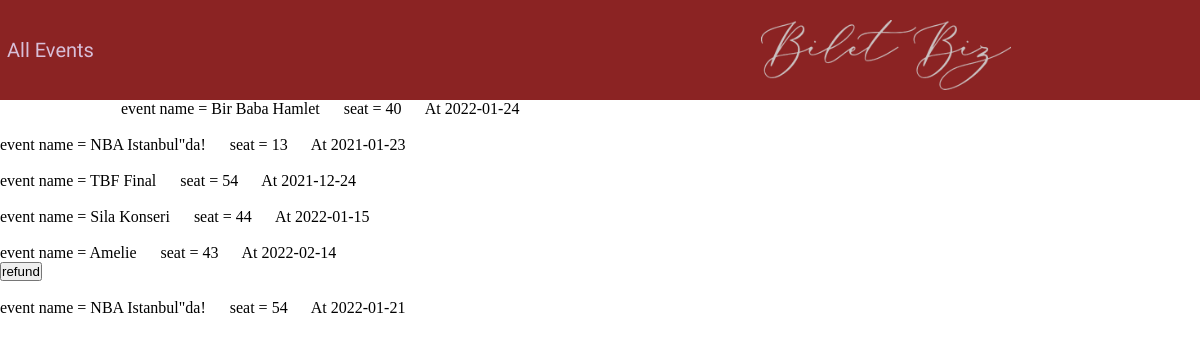
The app's page /Biletbiz/MyTickets.php (signed in) with its own data.
### tables this page shows
CREATE TABLE Ticket(
TicketID INTEGER NOT NULL AUTO_INCREMENT,
seat INTEGER,
TUserEmail varChar(45) NOT NULL,
idEventID INTEGER NOT NULL,
isVip boolean,



PRIMARY KEY(TicketID),
FOREIGN KEY (TUserEmail) REFERENCES User(email),
FOREIGN KEY (idEventID) REFERENCES Event(idEvent),
UNIQUE KEY SeatEvent (seat,idEventID,isVip));

CREATE TABLE Event(
idEvent INT NOT NULL AUTO_INCREMENT,

VipAvailability BOOLEAN,
SeatAvailability BOOLEAN,
TicketPrice double NOT NULL,
VIPTicketPrice double,
EventHour TIME,
ECompanyEmail varChar(45) NOT NULL,
EventName VarChar(45) NOT NULL,
EventDate date NOT NULL,
EventDescription VarChar(1500) NOT NULL,
EventLocation VarChar(250) NOT NULL,
EventNoLongerPurchasable BOOLEAN,
EventCapacity INTEGER,
VIPEventCapacity INTEGER,

PRIMARY KEY(idEvent),
FOREIGN KEY(ECompanyEmail) REFERENCES Company(CompanyEmail));

### Biletbiz/MyTickets.php (the view, shortened to what this page needs)
<?php
    include_once 'header.php'
    ?>
<?php
if(isset($_SESSION["uid"])){
    require_once 'includes/dbh.inc.php';
            $sql = "SELECT * FROM ticket where TUserEmail=? ;";
            $stmt = mysqli_stmt_init($conn);
            if (!mysqli_stmt_prepare($stmt,$sql)) {
            echo "STMT FAIL";
             }
            mysqli_stmt_bind_param($stmt,"s",$_SESSION['uid']);
            mysqli_stmt_execute($stmt);
            $resultData = mysqli_stmt_get_result($stmt);
            while ($row = mysqli_fetch_assoc($resultData)) {
                $sql = "SELECT * FROM event where idEvent=? ;";
            $stmt = mysqli_stmt_init($conn);
            if (!mysqli_stmt_prepare($stmt,$sql)) {
            echo "STMT FAIL";
             }
            mysqli_stmt_bind_param($stmt,"s",$row["idEventID"]);
            mysqli_stmt_execute($stmt);
            $res=mysqli_stmt_get_result($stmt);
            $ro=mysqli_fetch_assoc($res);
            $date=$ro["EventDate"];
            $result=true;
            $time = date("Y-m-d");
            if ($date>$time) {
            $result=false;
            }
                echo '<p>event name = '.$ro["EventName"].'   &emsp;       seat = '.$row["seat"].'    &emsp;      At '.$ro["EventDate"].'</p>';
                if($result==false){echo '<form action="includes/refund.inc.php" method="post">
                    <input type="hidden" name="ticket" value="'.$row['TicketID'].'">
    <button type="submit" name="submit">refund</button>
</form>';}
                echo '<br>';
            }
}
?>
<?php
    include_once 'header.php'
    ?>

### Biletbiz/css/navbar.css (style rules this page uses)
* { margin: 0; padding: 0; }

### records on screen
ticket: idEventID.EventName "Bir Baba Hamlet", seat "40", idEventID.EventDate "2022-01-24"
ticket: idEventID.EventName "NBA Istanbul\"da!", seat "13", idEventID.EventDate "2021-01-23"
ticket: idEventID.EventName "TBF Final", seat "54", idEventID.EventDate "2021-12-24"
ticket: idEventID.EventName "Sila Konseri", seat "44", idEventID.EventDate "2022-01-15"
ticket: idEventID.EventName "Amelie", seat "43", idEventID.EventDate "2022-02-14"
ticket: idEventID.EventName "NBA Istanbul\"da!", seat "54", idEventID.EventDate "2022-01-21"
